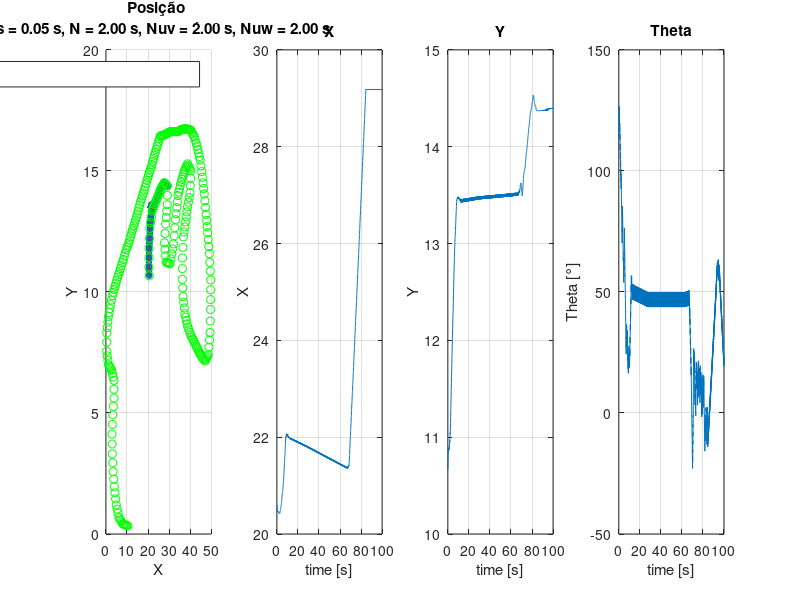
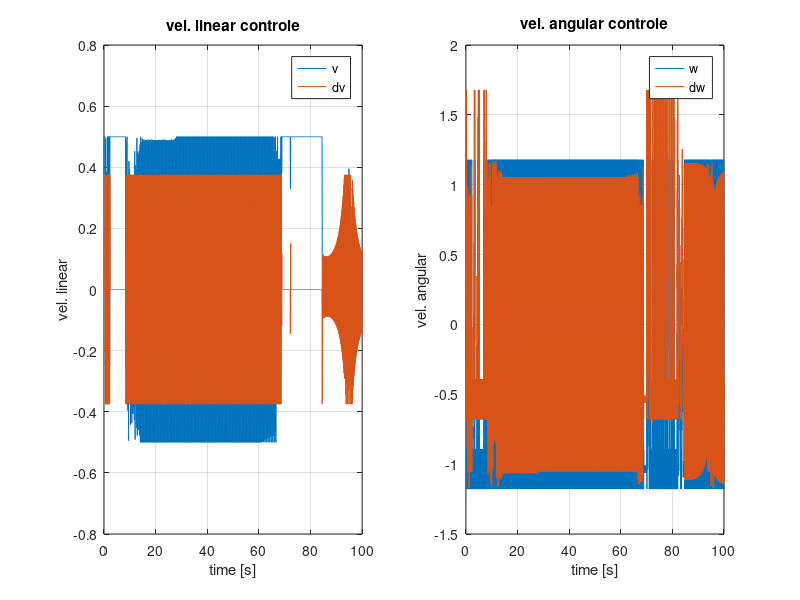
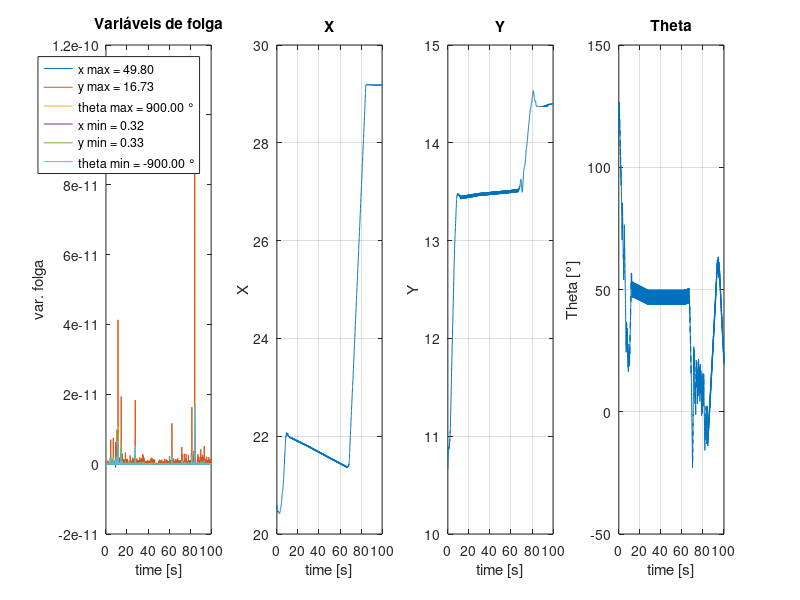

These figures' MATLAB source, in order: (Note: this script raises an error after producing the figures.)
clc
close all
clear all

speed=1; % velocidade da animação

%% ------------------------------ PLOT ------------------------------------

load('plot.mat')
load('track.mat')

x=0:Ts:(fim_sim-ini_sim)*Ts;

figure
subplot(1,4,1)
scatter(Ys(ini_sim:fim_sim,1),Ys(ini_sim:fim_sim,2),'SizeData',14);
hold on
plot(Ys(ini_sim:fim_sim,1),Ys(ini_sim:fim_sim,2),'r');
hold on
ref_scatter = scatter(Referencia_x,Referencia_y,'g');
legend(ref_scatter,sprintf('ref x: %.2f ref y: %.2f ref theta: %.2f°',Referencia_x,Referencia_y,Referencia_theta*180/pi));
title(sprintf('Posição \nTs = %.2f s, N = %.2f s, Nuv = %.2f s, Nuw = %.2f s', Ts, N*Ts, Nuv*Ts, Nuw*Ts))
xlabel('X')
ylabel('Y')
grid on

subplot(1,4,2)
plot(x,Ys(ini_sim:fim_sim,1))
title('X')
xlabel('time [s]')
ylabel('X')
grid on

subplot(1,4,3)
plot(x,Ys(ini_sim:fim_sim,2))
title('Y')
xlabel('time [s]')
ylabel('Y')
grid on

subplot(1,4,4)
plot(x,Ys(ini_sim:fim_sim,3)*180/pi)
title('Theta')
xlabel('time [s]')
ylabel('Theta [°]')
grid on

figure
subplot(1,2,1)
plot(x,Us(ini_sim:fim_sim,1))
hold on
plot(x,dUs(ini_sim:fim_sim,1))
legend('v','dv')
title('vel. linear controle')
xlabel('time [s]')
ylabel('vel. linear')
grid on

subplot(1,2,2)
plot(x,dUs(ini_sim:fim_sim,2))
hold on
plot(x,Us(ini_sim:fim_sim,2))
legend('w','dw')
title('vel. angular controle')
xlabel('time [s]')
ylabel('vel. angular')
grid on

figure
subplot(1,4,1)
plot(x,Epsilons(ini_sim:fim_sim,:))
legend(sprintf('x max = %.2f',x_max),sprintf('y max = %.2f',y_max),sprintf('theta max = %.2f °',theta_max*180/pi), ...
       sprintf('x min = %.2f',x_min),sprintf('y min = %.2f',y_min),sprintf('theta min = %.2f °',theta_min*180/pi));
title('Variáveis de folga')
xlabel('time [s]')
ylabel('var. folga')

subplot(1,4,2)
plot(x,Ys(ini_sim:fim_sim,1))
title('X')
xlabel('time [s]')
ylabel('X')
grid on

subplot(1,4,3)
plot(x,Ys(ini_sim:fim_sim,2))
title('Y')
xlabel('time [s]')
ylabel('Y')
grid on

subplot(1,4,4)
plot(x,Ys(ini_sim:fim_sim,3)*180/pi)
title('Theta')
xlabel('time [s]')
ylabel('Theta [°]')
grid on

%% --------------------------- ANIMATION ----------------------------------

dvs = [    Is(:,1:Nuv)     zeros(size(Is,1),N2-Nuv)]; % ajustando para o tamanho de N2
dws = [Is(:,Nuv+1:Nuv+Nuw) zeros(size(Is,1),N2-Nuw)];

prediction = modelo(pos_inicial(1), pos_inicial(2), pos_inicial(3), ...
    0, 0, dvs(1,:)', dws(1,:)', 0, 0, 0, N2, Ts);

figure;
h1 = plot(prediction(1,1), prediction(1,2), 'bo','MarkerSize', 10);
hold on
h2 = plot(prediction(2:end,1), prediction(2:end,2), 'rX');
xlim([x_min-0.5 x_max+0.5]);
ylim([y_min-0.5 y_max+0.5]);
hold on;
plot(Ys(ini_sim:fim_sim,1),Ys(ini_sim:fim_sim,2), 'k--');
hold on
scatter(Track_x,Track_y,'green')
title(sprintf('PNMPC track \nTs = %.2f s, N = %.2f s, Nuv = %.2f s, Nuw = %.2f s', Ts, N*Ts, Nuv*Ts, Nuw*Ts))
xlabel('X')
ylabel('Y')

i=1;
plot_ref = [Referencia_x(1) Referencia_y(1) Referencia_theta(1)];
for k = ini_sim:fim_sim
    prediction = modelo(Ys(k,1), Ys(k,2), Ys(k,3), ...
    Us(k-1,1), Us(k-1,2), dvs(k,:)', dws(k,:)', 0, 0, 0, N2, Ts);

    set(h1, 'XData', prediction(1,1), 'YData', prediction(1,2));
    set(h2, 'XData', prediction(2:end,1), 'YData', prediction(2:end,2));
    legend('carrinho', 'predições', 'trajeto final', sprintf('ref x: %.2f ref y: %.2f ref theta: %.2f°', plot_ref(1), plot_ref(2), plot_ref(3)));
    if ismember(k,ref_changes)
        i=i+1;
        plot_ref = [Referencia_x(i) Referencia_y(i) Referencia_theta(i)*180/pi];
    end

    pause(Ts/speed);
end
